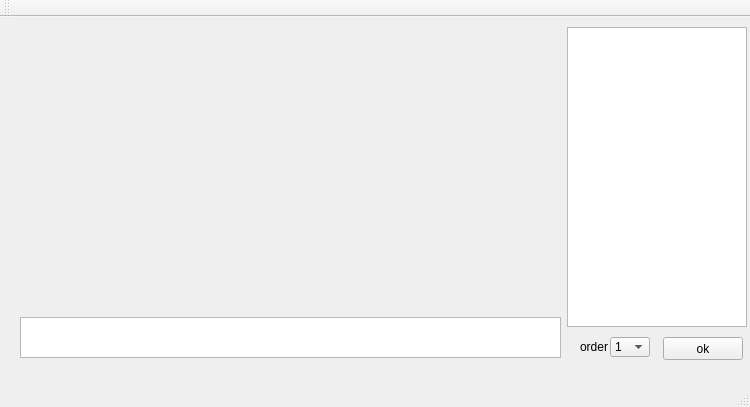
<?xml version="1.0" encoding="UTF-8"?>
<ui version="4.0">
 <class>MainWindow</class>
 <widget class="QMainWindow" name="MainWindow">
  <property name="geometry">
   <rect>
    <x>0</x>
    <y>0</y>
    <width>750</width>
    <height>407</height>
   </rect>
  </property>
  <property name="windowTitle">
   <string>LeastSquare</string>
  </property>
  <widget class="QWidget" name="centralWidget">
   <widget class="InputTable" name="tableWidget">
    <property name="geometry">
     <rect>
      <x>567</x>
      <y>10</y>
      <width>180</width>
      <height>300</height>
     </rect>
    </property>
   </widget>
   <widget class="QPushButton" name="pushButton">
    <property name="geometry">
     <rect>
      <x>663</x>
      <y>320</y>
      <width>80</width>
      <height>23</height>
     </rect>
    </property>
    <property name="text">
     <string>ok</string>
    </property>
   </widget>
   <widget class="Figure" name="widget" native="true">
    <property name="geometry">
     <rect>
      <x>10</x>
      <y>0</y>
      <width>551</width>
      <height>301</height>
     </rect>
    </property>
   </widget>
   <widget class="QComboBox" name="comboBox">
    <property name="geometry">
     <rect>
      <x>610</x>
      <y>320</y>
      <width>40</width>
      <height>20</height>
     </rect>
    </property>
    <property name="currentText">
     <string>3</string>
    </property>
    <item>
     <property name="text">
      <string>1</string>
     </property>
    </item>
    <item>
     <property name="text">
      <string>2</string>
     </property>
    </item>
    <item>
     <property name="text">
      <string>3</string>
     </property>
    </item>
    <item>
     <property name="text">
      <string>4</string>
     </property>
    </item>
    <item>
     <property name="text">
      <string>5</string>
     </property>
    </item>
    <item>
     <property name="text">
      <string>6</string>
     </property>
    </item>
    <item>
     <property name="text">
      <string>7</string>
     </property>
    </item>
   </widget>
   <widget class="QLabel" name="label">
    <property name="geometry">
     <rect>
      <x>580</x>
      <y>320</y>
      <width>30</width>
      <height>20</height>
     </rect>
    </property>
    <property name="text">
     <string>order</string>
    </property>
   </widget>
   <widget class="QTextBrowser" name="textBrowser">
    <property name="geometry">
     <rect>
      <x>20</x>
      <y>300</y>
      <width>541</width>
      <height>41</height>
     </rect>
    </property>
   </widget>
  </widget>
  <widget class="QMenuBar" name="menuBar">
   <property name="geometry">
    <rect>
     <x>0</x>
     <y>0</y>
     <width>750</width>
     <height>23</height>
    </rect>
   </property>
  </widget>
  <widget class="QToolBar" name="mainToolBar">
   <attribute name="toolBarArea">
    <enum>TopToolBarArea</enum>
   </attribute>
   <attribute name="toolBarBreak">
    <bool>true</bool>
   </attribute>
  </widget>
  <widget class="QStatusBar" name="statusBar"/>
 </widget>
 <layoutdefault spacing="6" margin="11"/>
 <customwidgets>
  <customwidget>
   <class>InputTable</class>
   <extends>QTableWidget</extends>
   <header>inputtable.h</header>
  </customwidget>
  <customwidget>
   <class>Figure</class>
   <extends>QWidget</extends>
   <header>figure.h</header>
   <container>1</container>
  </customwidget>
 </customwidgets>
 <resources/>
 <connections>
  <connection>
   <sender>pushButton</sender>
   <signal>clicked()</signal>
   <receiver>MainWindow</receiver>
   <slot>dataInput()</slot>
   <hints>
    <hint type="sourcelabel">
     <x>685</x>
     <y>361</y>
    </hint>
    <hint type="destinationlabel">
     <x>307</x>
     <y>362</y>
    </hint>
   </hints>
  </connection>
  <connection>
   <sender>comboBox</sender>
   <signal>currentTextChanged(QString)</signal>
   <receiver>MainWindow</receiver>
   <slot>dataInput(QString)</slot>
   <hints>
    <hint type="sourcelabel">
     <x>633</x>
     <y>369</y>
    </hint>
    <hint type="destinationlabel">
     <x>566</x>
     <y>347</y>
    </hint>
   </hints>
  </connection>
 </connections>
 <slots>
  <slot>dataInput()</slot>
  <slot>dataInput(QString)</slot>
 </slots>
</ui>
